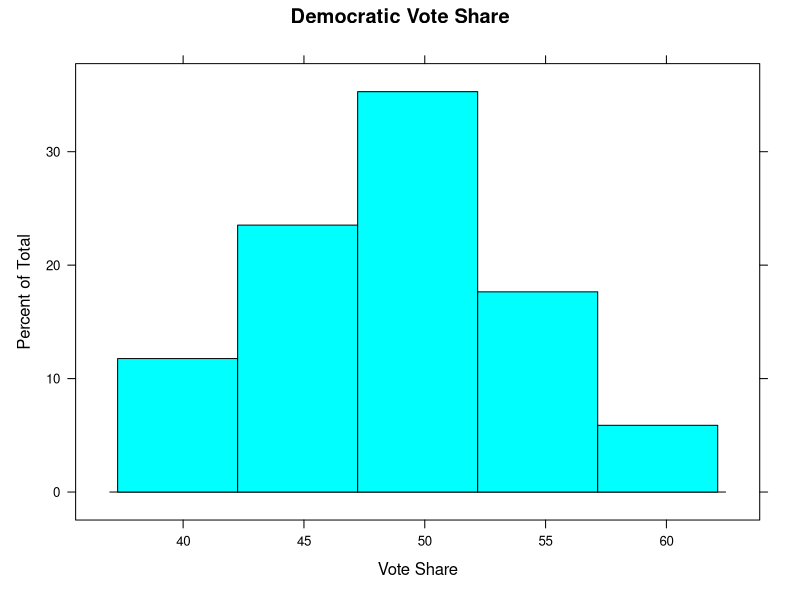
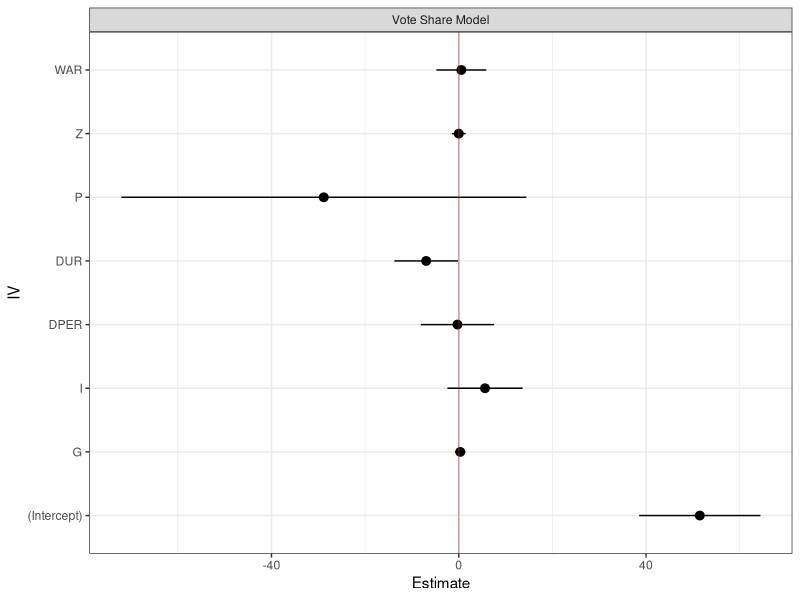
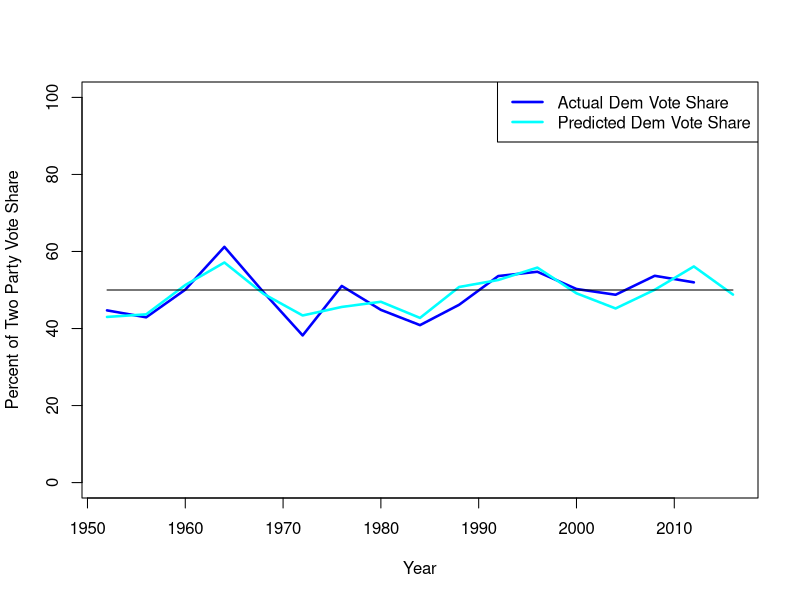

Source code (R) for these figures, in order:
# 683-midterm

##
## Code for two party vote share prediction
## POL 683
## Georgia Pfeiffer
##


#
# Set up
#

#setwd
setwd('~/Dropbox/PhD/Classes/year_3/fall/pol683/predicting_elections/Fair_Model/Data/')

# load libraries
library(lattice)
library(arm)
library(car)
library(ggplot2)

#import data
data <- read.csv('my_data.csv')


#
# Model
#

# seperate 2016 data to use in prediction
predict_2016 <- data[which(data$t == 2016),]

# seperate 1948-2012 to use to fit the model
prev_elections <- data[which(data$t < 2016),]

# create model
model <- lm(VP ~ G + I + DPER + DUR + P + Z + WAR, data = prev_elections)
summary(model)

# Durbin Watson test for serial correlation
durbinWatsonTest(model)

# predict the Democratic vote share
predict(model, predict_2016)


# 
# Graphs
#

# Histogram of democratic vote share
pdf(file = "vote_share_histogram.pdf")
histogram(data$VP, main = "Democratic Vote Share", xlab = "Vote Share",
          ylab = "Percent of Total", col = "cyan")
dev.off()


# function for coefficient graph from here...
# https://gist.github.com/dsparks/818976
CoefficientPlot <- function(models, alpha = 0.05, modelnames = ""){
  # models must be a list()
  
  Multiplier <- qnorm(1 - alpha / 2)
  CoefficientTables <- lapply(models, function(x){summary(x)$coef})
  TableRows <- unlist(lapply(CoefficientTables, nrow))
  
  if(modelnames[1] == ""){
    ModelNameLabels <- rep(paste("Model", 1:length(TableRows)), TableRows)
  } else {
    ModelNameLabels <- rep(modelnames, TableRows)
  }
  
  MatrixofModels <- cbind(do.call(rbind, CoefficientTables), ModelNameLabels)
  MatrixofModels <- data.frame(cbind(rownames(MatrixofModels), MatrixofModels))
  colnames(MatrixofModels) <- c("IV", "Estimate", "StandardError", "TValue", "PValue", "ModelName")
  MatrixofModels$IV <- factor(MatrixofModels$IV, levels = MatrixofModels$IV)
  MatrixofModels[, -c(1, 6)] <- apply(MatrixofModels[, -c(1, 6)], 2, function(x){as.numeric(as.character(x))})
  
  OutputPlot <- qplot(IV, Estimate, ymin = Estimate - Multiplier * StandardError,
                      ymax = Estimate + Multiplier * StandardError, data = MatrixofModels, geom = "pointrange",
                      ylab = NULL, xlab = NULL)
  OutputPlot <- OutputPlot + geom_hline(yintercept = 0, lwd = I(7/12), colour = I(hsv(0/12, 7/12, 7/12)), alpha = I(5/12))
  OutputPlot <- OutputPlot + facet_grid(~ ModelName) + coord_flip() + theme_bw()
  return(OutputPlot)
}

# coefficient graph
pdf(file = "coef.pdf")
CoefficientPlot(list(model), alpha = 0.05, modelnames = "Vote Share Model")
dev.off()

# trajectory graph
predictions <- predict(model, data)
pdf(file = "trajectory.pdf")
plot (c(1952,2016),c(0,100),type="n", # sets the x and y axes scales
      
      xlab="Year",ylab="Percent of Two Party Vote Share") # adds titles to the axes

lines(prev_elections$t, prev_elections$VP,col="blue",lwd=2.5) # adds a line for defense expenditures

lines(data$t, predictions,col="cyan",lwd=2.5) # adds a line for health expenditures
lines(x = c(1952,2016), y = rep(50, 2), col = "black")

legend(x = "topright",  # places a legend at the appropriate place 
       c("Actual Dem Vote Share","Predicted Dem Vote Share"), # puts text in the legend
       
       lty=c(1,1), # gives the legend appropriate symbols (lines)
       
       lwd=c(2.5,2.5),col=c("blue","cyan")) # gives the legend lines the correct color and width
dev.off()
